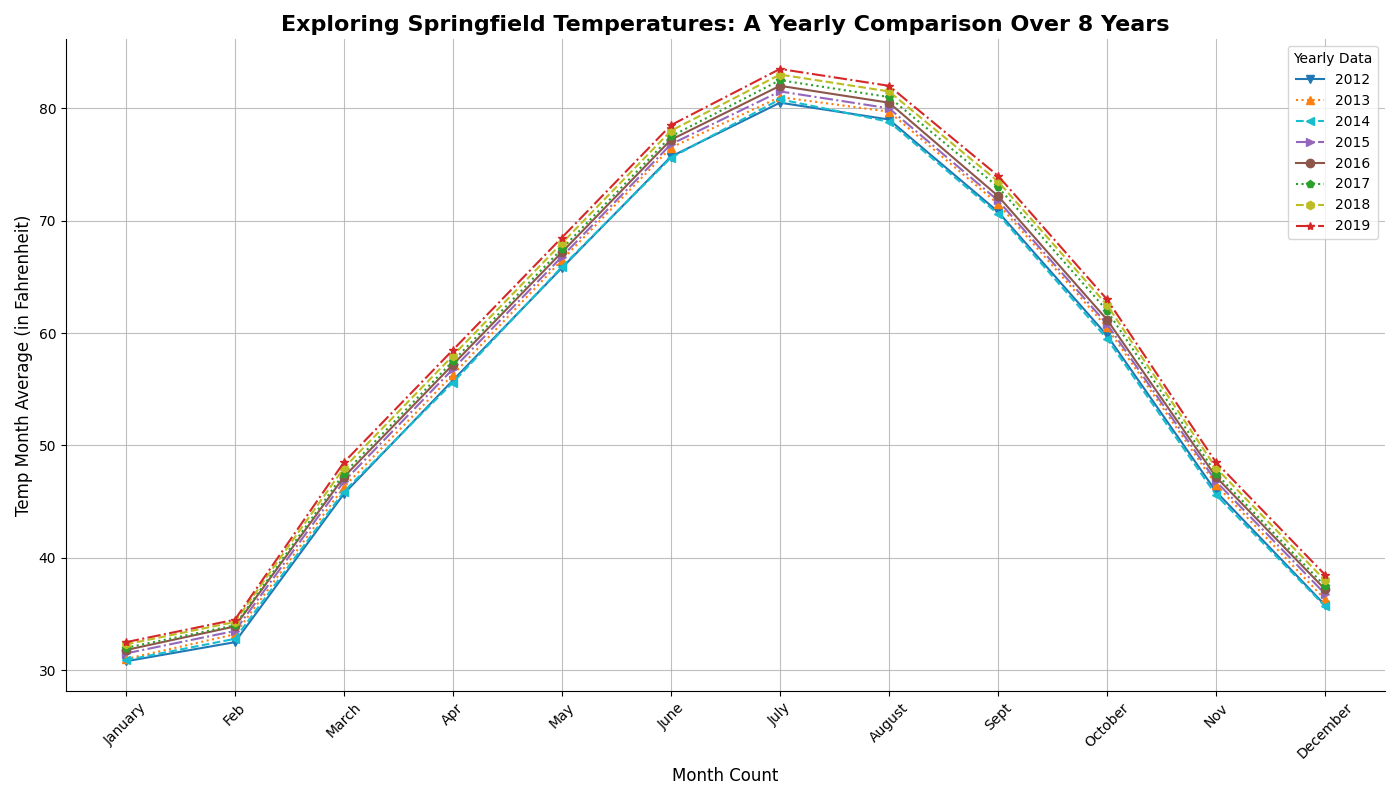

The script that drew this image:
import matplotlib.pyplot as plt
import numpy as np

years = np.arange(2012, 2020)
months = range(1, 13)

temperature_data = np.array([
    [30.8, 32.5, 45.7, 55.8, 65.8, 75.7, 80.5, 79.0, 70.8, 59.8, 45.9, 35.8],
    [31.0, 33.2, 46.3, 56.3, 66.5, 76.5, 81.0, 79.7, 71.5, 60.5, 46.5, 36.3],
    [30.9, 32.8, 45.9, 55.6, 65.9, 75.6, 80.8, 78.8, 70.6, 59.5, 45.6, 35.7],
    [31.5, 33.5, 46.8, 56.8, 66.8, 76.8, 81.5, 80.0, 71.8, 60.8, 46.8, 36.8],
    [31.8, 33.9, 47.2, 57.2, 67.2, 77.2, 82.0, 80.5, 72.2, 61.2, 47.2, 37.2],
    [32.0, 34.0, 47.5, 57.5, 67.5, 77.5, 82.5, 81.0, 73.0, 62.0, 47.5, 37.5],
    [32.3, 34.3, 48.0, 58.0, 68.0, 78.0, 83.0, 81.5, 73.5, 62.5, 48.0, 38.0],
    [32.5, 34.5, 48.5, 58.5, 68.5, 78.5, 83.5, 82.0, 74.0, 63.0, 48.5, 38.5]
])

plt.figure(figsize=(14, 8))

linestyles = ['-', ':', '--', '-.', '-', ':', '--', '-.']
markers = ['v', '^', '<', '>', 'o', 'p', 'h', '*']
colors = ['#1f77b4', '#ff7f0e', '#17becf', '#9467bd', 
          '#8c564b', '#2ca02c', '#bcbd22', '#d62728']

for i, year in enumerate(years):
    plt.plot(months, temperature_data[i], marker=markers[i], linestyle=linestyles[i], color=colors[i], label=str(year))

plt.title("Exploring Springfield Temperatures: A Yearly Comparison Over 8 Years", fontsize=16, fontweight='bold')
plt.xlabel("Month Count", fontsize=12)
plt.ylabel("Temp Month Average (in Fahrenheit)", fontsize=12)
plt.xticks(months, ['January', 'Feb', 'March', 'Apr', 'May', 'June', 'July', 'August', 'Sept', 'October', 'Nov', 'December'], rotation=45)

plt.grid(True, linestyle='-', alpha=0.8)
plt.gca().spines['top'].set_visible(False)
plt.gca().spines['right'].set_visible(False)

plt.legend(title='Yearly Data', loc="upper right", fontsize='medium')
plt.tight_layout()
plt.show()
